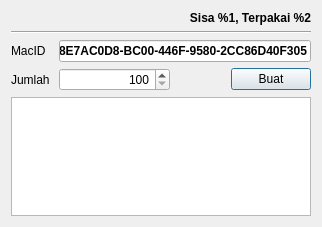
<?xml version="1.0" encoding="UTF-8"?>
<ui version="4.0">
 <class>TokenRequestDialog</class>
 <widget class="QDialog" name="TokenRequestDialog">
  <property name="geometry">
   <rect>
    <x>0</x>
    <y>0</y>
    <width>322</width>
    <height>227</height>
   </rect>
  </property>
  <property name="windowTitle">
   <string>Token Request</string>
  </property>
  <layout class="QGridLayout" name="gridLayout">
   <item row="2" column="0">
    <widget class="QLabel" name="label">
     <property name="text">
      <string>MacID</string>
     </property>
    </widget>
   </item>
   <item row="3" column="1">
    <layout class="QHBoxLayout" name="horizontalLayout">
     <item>
      <widget class="QSpinBox" name="spinBox">
       <property name="minimumSize">
        <size>
         <width>111</width>
         <height>0</height>
        </size>
       </property>
       <property name="alignment">
        <set>Qt::AlignmentFlag::AlignRight|Qt::AlignmentFlag::AlignTrailing|Qt::AlignmentFlag::AlignVCenter</set>
       </property>
       <property name="minimum">
        <number>100</number>
       </property>
       <property name="maximum">
        <number>10000</number>
       </property>
       <property name="singleStep">
        <number>100</number>
       </property>
      </widget>
     </item>
     <item>
      <spacer name="horizontalSpacer">
       <property name="orientation">
        <enum>Qt::Orientation::Horizontal</enum>
       </property>
       <property name="sizeHint" stdset="0">
        <size>
         <width>40</width>
         <height>20</height>
        </size>
       </property>
      </spacer>
     </item>
     <item>
      <widget class="QPushButton" name="buatButton">
       <property name="text">
        <string>Buat</string>
       </property>
      </widget>
     </item>
    </layout>
   </item>
   <item row="3" column="0">
    <widget class="QLabel" name="label_2">
     <property name="text">
      <string>Jumlah </string>
     </property>
     <property name="wordWrap">
      <bool>true</bool>
     </property>
    </widget>
   </item>
   <item row="2" column="1">
    <widget class="QLineEdit" name="lineEdit">
     <property name="maximumSize">
      <size>
       <width>261</width>
       <height>16777215</height>
      </size>
     </property>
     <property name="font">
      <font>
       <bold>true</bold>
      </font>
     </property>
     <property name="text">
      <string>8E7AC0D8-BC00-446F-9580-2CC86D40F305</string>
     </property>
     <property name="alignment">
      <set>Qt::AlignmentFlag::AlignCenter</set>
     </property>
     <property name="readOnly">
      <bool>true</bool>
     </property>
    </widget>
   </item>
   <item row="0" column="0" colspan="2">
    <widget class="QLabel" name="label_3">
     <property name="font">
      <font>
       <bold>true</bold>
      </font>
     </property>
     <property name="text">
      <string>Sisa %1, Terpakai %2</string>
     </property>
     <property name="alignment">
      <set>Qt::AlignmentFlag::AlignRight|Qt::AlignmentFlag::AlignTrailing|Qt::AlignmentFlag::AlignVCenter</set>
     </property>
    </widget>
   </item>
   <item row="4" column="0" colspan="2">
    <widget class="QPlainTextEdit" name="plainTextEdit"/>
   </item>
   <item row="1" column="0" colspan="2">
    <widget class="Line" name="line">
     <property name="orientation">
      <enum>Qt::Orientation::Horizontal</enum>
     </property>
    </widget>
   </item>
  </layout>
 </widget>
 <resources/>
 <connections/>
</ui>
